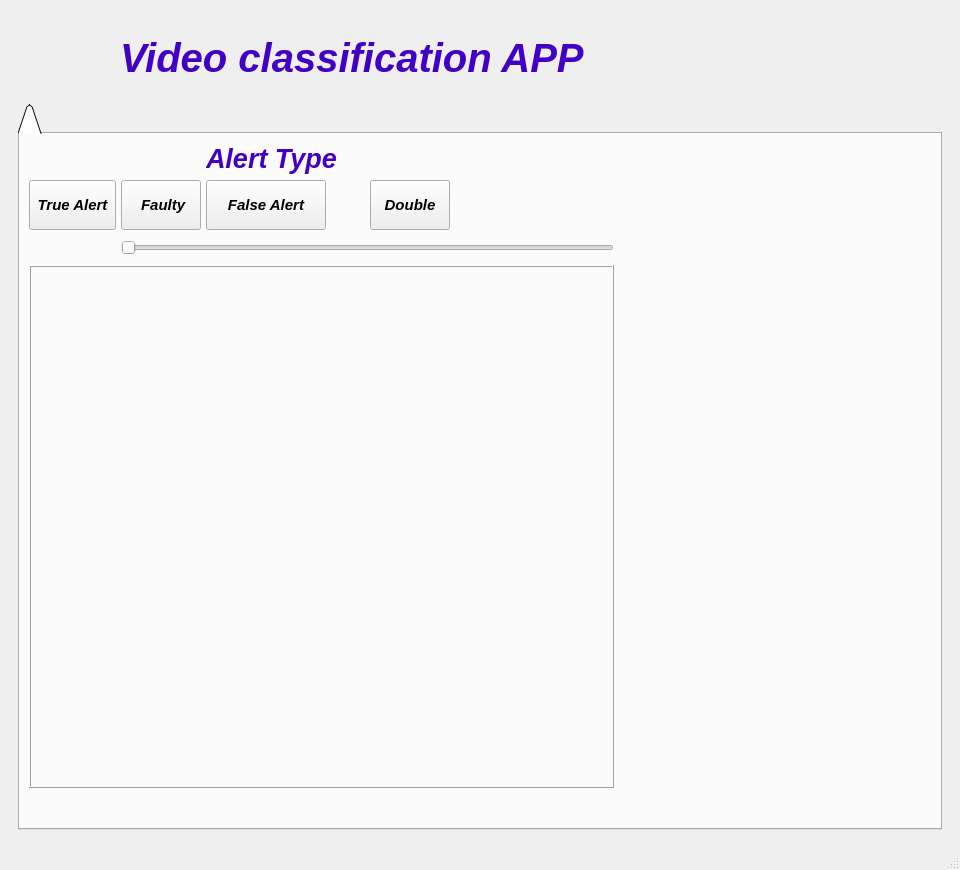
<?xml version="1.0" encoding="UTF-8"?>
<ui version="4.0">
 <class>MainWindow</class>
 <widget class="QMainWindow" name="MainWindow">
  <property name="geometry">
   <rect>
    <x>0</x>
    <y>0</y>
    <width>960</width>
    <height>870</height>
   </rect>
  </property>
  <property name="windowTitle">
   <string>Alert Clip Viewer</string>
  </property>
  <widget class="QWidget" name="centralwidget">
   <layout class="QGridLayout" name="gridLayout_3">
    <item row="0" column="0">
     <widget class="QFrame" name="frame">
      <layout class="QVBoxLayout" name="verticalLayout">
       <item>
        <widget class="QFrame" name="frame">
         <property name="maximumSize">
          <size>
           <width>1200</width>
           <height>80</height>
          </size>
         </property>
         <layout class="QHBoxLayout" name="horizontalLayout">
          <property name="topMargin">
           <number>0</number>
          </property>
          <property name="bottomMargin">
           <number>0</number>
          </property>
          <item>
           <widget class="QLabel" name="lblLogo">
            <property name="enabled">
             <bool>true</bool>
            </property>
            <property name="sizePolicy">
             <sizepolicy hsizetype="Preferred" vsizetype="Expanding">
              <horstretch>0</horstretch>
              <verstretch>0</verstretch>
             </sizepolicy>
            </property>
            <property name="maximumSize">
             <size>
              <width>340</width>
              <height>200</height>
             </size>
            </property>
            <property name="text">
             <string/>
            </property>
            <property name="pixmap">
             <pixmap resource="resource.qrc">:/newPrefix/resources/Rider Dome Logo v2.png</pixmap>
            </property>
            <property name="scaledContents">
             <bool>true</bool>
            </property>
            <property name="wordWrap">
             <bool>false</bool>
            </property>
            <property name="margin">
             <number>0</number>
            </property>
            <property name="indent">
             <number>0</number>
            </property>
           </widget>
          </item>
          <item>
           <spacer name="horizontalSpacer">
            <property name="orientation">
             <enum>Qt::Horizontal</enum>
            </property>
            <property name="sizeType">
             <enum>QSizePolicy::Maximum</enum>
            </property>
            <property name="sizeHint" stdset="0">
             <size>
              <width>80</width>
              <height>20</height>
             </size>
            </property>
           </spacer>
          </item>
          <item>
           <widget class="QLabel" name="label">
            <property name="font">
             <font>
              <family>Segoe UI</family>
              <pointsize>30</pointsize>
              <weight>75</weight>
              <italic>true</italic>
              <bold>true</bold>
             </font>
            </property>
            <property name="styleSheet">
             <string notr="true">color: rgb(66, 0, 198);</string>
            </property>
            <property name="text">
             <string>Video classification APP</string>
            </property>
           </widget>
          </item>
          <item>
           <spacer name="horizontalSpacer_8">
            <property name="orientation">
             <enum>Qt::Horizontal</enum>
            </property>
            <property name="sizeHint" stdset="0">
             <size>
              <width>135</width>
              <height>27</height>
             </size>
            </property>
           </spacer>
          </item>
          <item>
           <widget class="QPushButton" name="btnSetting">
            <property name="text">
             <string/>
            </property>
            <property name="icon">
             <iconset>
              <normalon>:/newPrefix/resources/setting.png</normalon>
             </iconset>
            </property>
            <property name="iconSize">
             <size>
              <width>40</width>
              <height>40</height>
             </size>
            </property>
            <property name="flat">
             <bool>true</bool>
            </property>
           </widget>
          </item>
          <item>
           <widget class="QPushButton" name="btnClose">
            <property name="text">
             <string/>
            </property>
            <property name="icon">
             <iconset>
              <normalon>:/newPrefix/resources/un-close.png</normalon>
             </iconset>
            </property>
            <property name="iconSize">
             <size>
              <width>40</width>
              <height>40</height>
             </size>
            </property>
            <property name="flat">
             <bool>true</bool>
            </property>
           </widget>
          </item>
         </layout>
        </widget>
       </item>
       <item>
        <widget class="QTabWidget" name="tabWidget">
         <property name="font">
          <font>
           <family>Segoe UI</family>
           <pointsize>11</pointsize>
           <weight>75</weight>
           <italic>true</italic>
           <bold>true</bold>
          </font>
         </property>
         <property name="tabShape">
          <enum>QTabWidget::Triangular</enum>
         </property>
         <property name="currentIndex">
          <number>0</number>
         </property>
         <property name="iconSize">
          <size>
           <width>30</width>
           <height>30</height>
          </size>
         </property>
         <widget class="QWidget" name="tab">
          <layout class="QGridLayout" name="gridLayout_2">
           <item row="0" column="0">
            <layout class="QGridLayout" name="gridLayout" rowstretch="0,0,0,0,0" columnstretch="0,0,0,0,0,0,0,0,0,0,0">
             <property name="horizontalSpacing">
              <number>5</number>
             </property>
             <item row="0" column="4">
              <spacer name="horizontalSpacer_5">
               <property name="orientation">
                <enum>Qt::Horizontal</enum>
               </property>
               <property name="sizeHint" stdset="0">
                <size>
                 <width>28</width>
                 <height>30</height>
                </size>
               </property>
              </spacer>
             </item>
             <item row="0" column="2">
              <spacer name="horizontalSpacer_6">
               <property name="orientation">
                <enum>Qt::Horizontal</enum>
               </property>
               <property name="sizeHint" stdset="0">
                <size>
                 <width>27</width>
                 <height>30</height>
                </size>
               </property>
              </spacer>
             </item>
             <item row="3" column="0">
              <widget class="QPushButton" name="btnGoToStartFront">
               <property name="font">
                <font>
                 <family>MS Shell Dlg 2</family>
                 <pointsize>10</pointsize>
                 <weight>75</weight>
                 <italic>true</italic>
                 <bold>true</bold>
                 <underline>false</underline>
                 <strikeout>false</strikeout>
                </font>
               </property>
               <property name="toolTip">
                <string>&lt;html&gt;&lt;head/&gt;&lt;body&gt;&lt;p&gt;Go to the start position of the video&lt;/p&gt;&lt;/body&gt;&lt;/html&gt;</string>
               </property>
               <property name="styleSheet">
                <string notr="true"/>
               </property>
               <property name="text">
                <string/>
               </property>
               <property name="icon">
                <iconset>
                 <normalon>:/newPrefix/resources/refresh.png</normalon>
                </iconset>
               </property>
               <property name="iconSize">
                <size>
                 <width>30</width>
                 <height>30</height>
                </size>
               </property>
               <property name="flat">
                <bool>true</bool>
               </property>
              </widget>
             </item>
             <item row="0" column="0">
              <widget class="QPushButton" name="btnOpenFront">
               <property name="font">
                <font>
                 <family>Consolas</family>
                 <pointsize>9</pointsize>
                 <weight>75</weight>
                 <italic>true</italic>
                 <bold>true</bold>
                 <underline>false</underline>
                 <strikeout>false</strikeout>
                </font>
               </property>
               <property name="toolTip">
                <string>Open Video</string>
               </property>
               <property name="styleSheet">
                <string notr="true"/>
               </property>
               <property name="text">
                <string/>
               </property>
               <property name="icon">
                <iconset>
                 <normalon>:/newPrefix/resources/open.png</normalon>
                </iconset>
               </property>
               <property name="iconSize">
                <size>
                 <width>30</width>
                 <height>30</height>
                </size>
               </property>
               <property name="flat">
                <bool>true</bool>
               </property>
              </widget>
             </item>
             <item row="3" column="1" colspan="4">
              <widget class="QSlider" name="sliderFront">
               <property name="orientation">
                <enum>Qt::Horizontal</enum>
               </property>
              </widget>
             </item>
             <item row="0" column="7">
              <spacer name="horizontalSpacer_7">
               <property name="orientation">
                <enum>Qt::Horizontal</enum>
               </property>
               <property name="sizeHint" stdset="0">
                <size>
                 <width>30</width>
                 <height>30</height>
                </size>
               </property>
              </spacer>
             </item>
             <item row="5" column="0" colspan="5">
              <widget class="QLabel" name="lblFrontCamURL">
               <property name="sizePolicy">
                <sizepolicy hsizetype="Preferred" vsizetype="Maximum">
                 <horstretch>0</horstretch>
                 <verstretch>0</verstretch>
                </sizepolicy>
               </property>
               <property name="maximumSize">
                <size>
                 <width>16777215</width>
                 <height>25</height>
                </size>
               </property>
               <property name="font">
                <font>
                 <family>Segoe UI</family>
                 <pointsize>11</pointsize>
                 <weight>50</weight>
                 <italic>false</italic>
                 <bold>false</bold>
                </font>
               </property>
               <property name="text">
                <string/>
               </property>
               <property name="margin">
                <number>5</number>
               </property>
              </widget>
             </item>

            <item row="0" column="2">
             <widget class="QLabel" name="AlertLabel">
              <property name="font">
               <font>
                <family>Segoe UI</family>
                <pointsize>20</pointsize>
                <weight>75</weight>
                <italic>true</italic>
                <bold>true</bold>
               </font>
              </property>
              <property name="styleSheet">
               <string notr="true">color: rgb(66, 0, 198);</string>
              </property>
              <property name="text">
               <string>Alert Type</string>
              </property>
             </widget>
            </item>


             <item row="1" column="2">
              <widget class="QPushButton" name="btnFalseAlert">
               <property name="maximumSize">
                <size>
                 <width>120</width>
                 <height>50</height>
                </size>
               </property>
               <property name="text">
                <string> False Alert </string>
               </property>
              </widget>
             </item>
              <item row="1" column="1">
              <widget class="QPushButton" name="btnFaulty">
               <property name="maximumSize">
                <size>
                 <width>120</width>
                 <height>200</height>
                </size>
               </property>
               <property name="text">
                <string> Faulty</string>
               </property>
              </widget>
             </item>
              <item row="1" column="3">
              <widget class="QPushButton" name="btnDouble">
               <property name="maximumSize">
                <size>
                 <width>120</width>
                 <height>200</height>
                </size>
               </property>
               <property name="text">
                <string> Double </string>
               </property>
              </widget>
             </item>

              <item row="1" column="0">
              <widget class="QPushButton" name="btnTrueAlert">
               <property name="maximumSize">
                <size>
                 <width>120</width>
                 <height>200</height>
                </size>
               </property>
               <property name="text">
                <string> True Alert </string>
               </property>
              </widget>
             </item>
             <item row="0" column="1">
              <widget class="QPushButton" name="btnStartFront">
               <property name="font">
                <font>
                 <family>MS Shell Dlg 2</family>
                 <pointsize>10</pointsize>
                 <weight>75</weight>
                 <italic>true</italic>
                 <bold>true</bold>
                 <underline>false</underline>
                 <strikeout>false</strikeout>
                </font>
               </property>
               <property name="toolTip">
                <string>&lt;html&gt;&lt;head/&gt;&lt;body&gt;&lt;p&gt;Start/Stop the video&lt;/p&gt;&lt;/body&gt;&lt;/html&gt;</string>
               </property>
               <property name="styleSheet">
                <string notr="true"/>
               </property>
               <property name="text">
                <string/>
               </property>
               <property name="icon">
                <iconset>
                 <normalon>:/newPrefix/resources/play.png</normalon>
                </iconset>
               </property>
               <property name="iconSize">
                <size>
                 <width>30</width>
                 <height>30</height>
                </size>
               </property>
               <property name="flat">
                <bool>true</bool>
               </property>
              </widget>
             </item>
             <item row="0" column="9">
              <spacer name="horizontalSpacer_9">
               <property name="orientation">
                <enum>Qt::Horizontal</enum>
               </property>
               <property name="sizeHint" stdset="0">
                <size>
                 <width>28</width>
                 <height>30</height>
                </size>
               </property>
              </spacer>
             </item>
             <item row="4" column="0" colspan="5">
              <widget class="QLabel" name="imgFrontBox">
               <property name="sizePolicy">
                <sizepolicy hsizetype="Ignored" vsizetype="Ignored">
                 <horstretch>0</horstretch>
                 <verstretch>0</verstretch>
                </sizepolicy>
               </property>

               <property name="frameShape">
                <enum>QFrame::Box</enum>
               </property>
               <property name="frameShadow">
                <enum>QFrame::Raised</enum>
               </property>
               <property name="text">
                <string/>
               </property>
               <property name="alignment">
                <set>Qt::AlignCenter</set>
               </property>
              </widget>
             </item>

            </layout>
           </item>
          </layout>
         </widget>

        </widget>
       </item>
      </layout>
     </widget>
    </item>
   </layout>
  </widget>
  <widget class="QStatusBar" name="statusbar"/>
 </widget>
 <resources>
  <include location="resource.qrc"/>
  <include location="C:/Qt/5.15.2/msvc2019_64/bin/resource.qrc"/>
 </resources>
 <connections/>
</ui>
